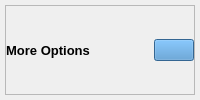
        <widget class="QWidget" name="centerMenuSubContanier" native="true">
         <property name="minimumSize">
          <size>
           <width>100</width>
           <height>0</height>
          </size>
         </property>
         <property name="sizeIncrement">
          <size>
           <width>100</width>
           <height>0</height>
          </size>
         </property>
         <layout class="QVBoxLayout" name="verticalLayout_6" stretch="0">
          <property name="spacing">
           <number>5</number>
          </property>
          <property name="leftMargin">
           <number>5</number>
          </property>
          <property name="topMargin">
           <number>5</number>
          </property>
          <property name="rightMargin">
           <number>5</number>
          </property>
          <property name="bottomMargin">
           <number>5</number>
          </property>
          <item>
           <widget class="QFrame" name="frame_4">
            <property name="minimumSize">
             <size>
              <width>100</width>
              <height>0</height>
             </size>
            </property>
            <property name="sizeIncrement">
             <size>
              <width>100</width>
              <height>0</height>
             </size>
            </property>
            <property name="styleSheet">
             <string notr="true">border-color: rgb(0, 52, 76);</string>
            </property>
            <property name="frameShape">
             <enum>QFrame::StyledPanel</enum>
            </property>
            <property name="frameShadow">
             <enum>QFrame::Raised</enum>
            </property>
            <layout class="QHBoxLayout" name="horizontalLayout_3">
             <property name="spacing">
              <number>0</number>
             </property>
             <property name="leftMargin">
              <number>0</number>
             </property>
             <property name="topMargin">
              <number>0</number>
             </property>
             <property name="rightMargin">
              <number>0</number>
             </property>
             <property name="bottomMargin">
              <number>0</number>
             </property>
             <item alignment="Qt::AlignLeft">
              <widget class="QLabel" name="label">
               <property name="font">
                <font>
                 <pointsize>10</pointsize>
                 <weight>75</weight>
                 <bold>true</bold>
                </font>
               </property>
               <property name="styleSheet">
                <string notr="true">border-color: rgb(0, 52, 76);</string>
               </property>
               <property name="text">
                <string>More Options</string>
               </property>
               <property name="alignment">
                <set>Qt::AlignCenter</set>
               </property>
              </widget>
             </item>
             <item alignment="Qt::AlignRight">
              <widget class="QPushButton" name="closeCenterMenuBtn">
               <property name="toolTip">
                <string>closewindow</string>
               </property>
               <property name="styleSheet">
                <string notr="true">background-color: rgb(73, 143, 204);</string>
               </property>
               <property name="text">
                <string/>
               </property>
               <property name="icon">
                <iconset resource="icons.qrc">
                 <normaloff>:/icons/icons/close.png</normaloff>:/icons/icons/close.png</iconset>
               </property>
               <property name="iconSize">
                <size>
                 <width>24</width>
                 <height>24</height>
                </size>
               </property>
              </widget>
             </item>
            </layout>
           </widget>
          </item>
         </layout>
        </widget>
